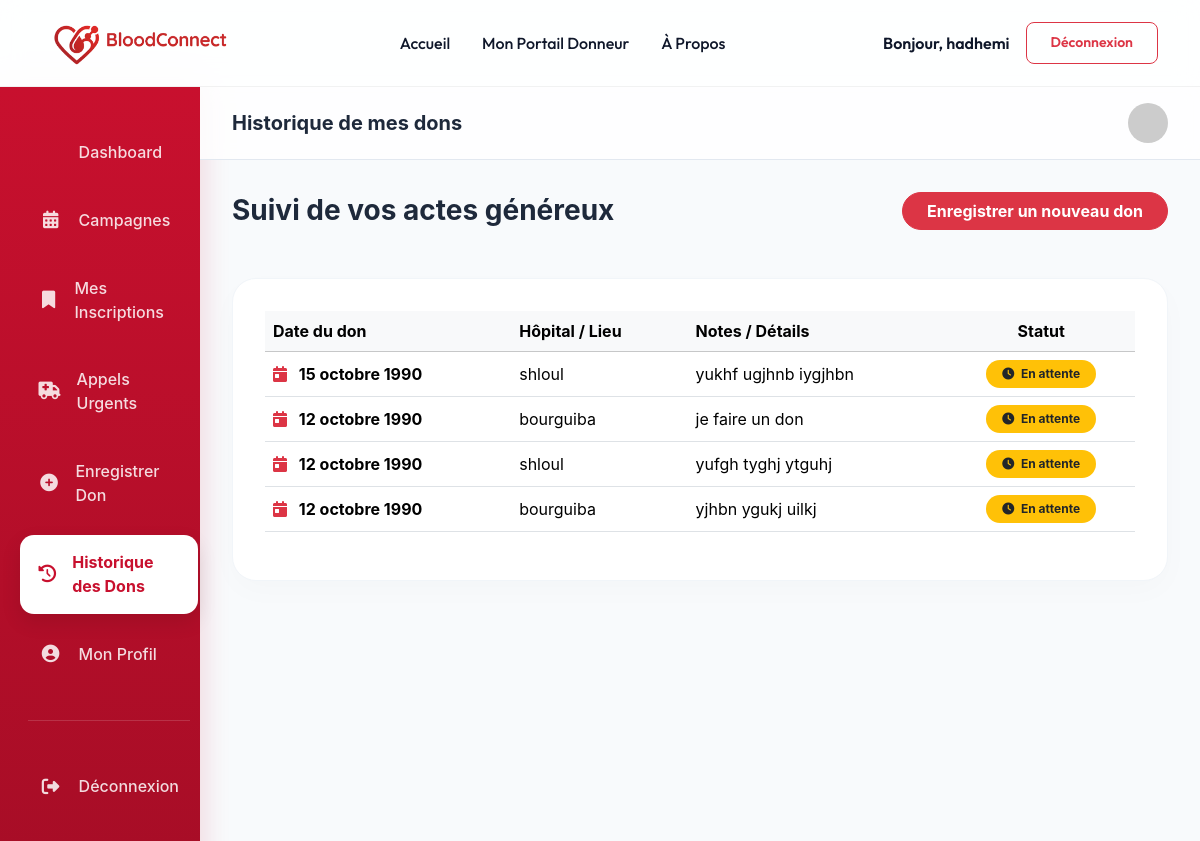
Before: /dons/historique/ (signed in) with the older database file.
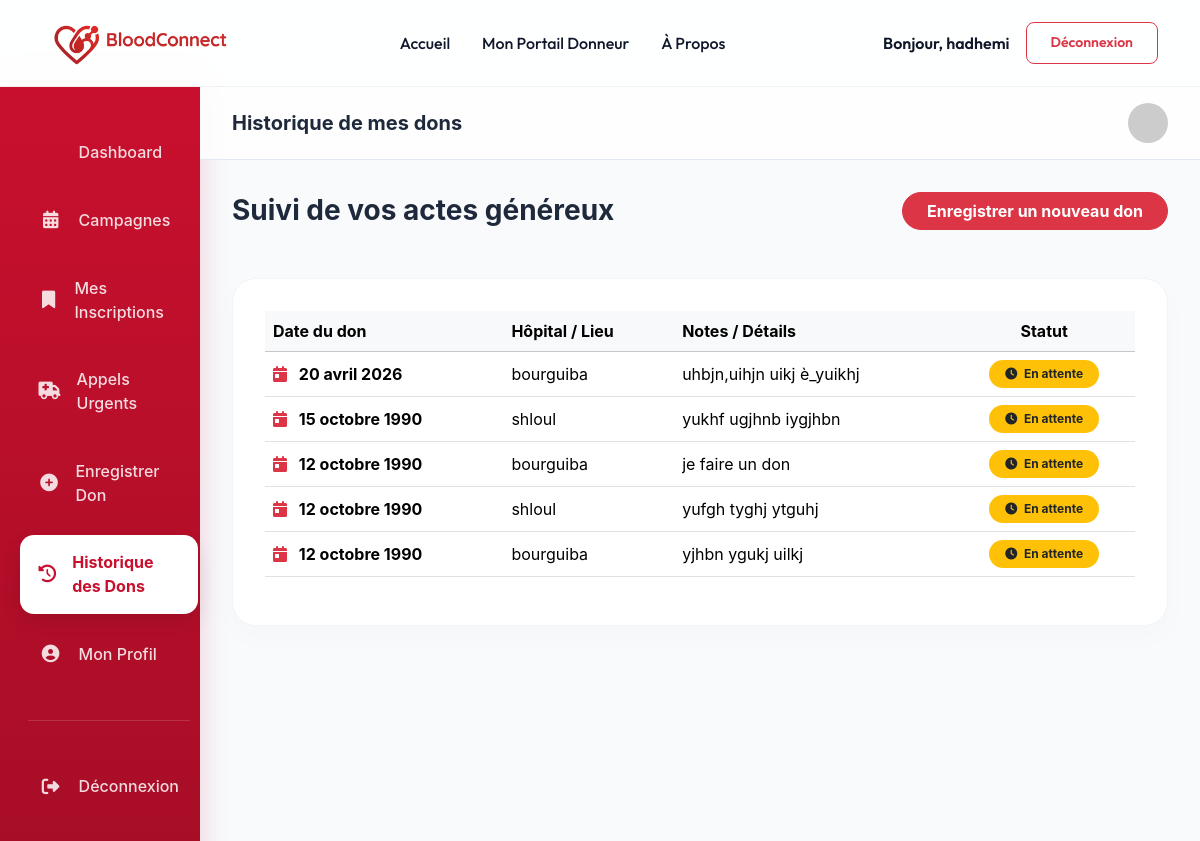
After: the same page with the newer database file.
### dons/models.py (models this page shows, shortened)
class Don(models.Model):
    donneur = models.ForeignKey('comptes.Donneur', on_delete=models.CASCADE, related_name='dons')
    hopital = models.ForeignKey('comptes.Hopital', on_delete=models.CASCADE, related_name='dons_recus')
    date_don = models.DateField()
    notes = models.TextField(blank=True)
    valide = models.BooleanField(default=False)

### comptes/models.py (models this page shows, shortened)
class Hopital(models.Model):
    user = models.OneToOneField(User, on_delete=models.CASCADE)
    nom = models.CharField(max_length=200)
    adresse = models.CharField(max_length=300)
    ville = models.CharField(max_length=100)
    agrement = models.CharField(max_length=50, unique=True)
    valide = models.BooleanField(default=False)

### dons/views.py (the view)
# urls.py: path('historique/', views.historique_dons, name='historique_dons'),
@login_required
@donor_required
def historique_dons(request):
    dons = Don.objects.filter(donneur=request.user.donneur).order_by('-date_don')
    return render(request, 'dons/historique_dons.html', {'dons': dons})

### dons/templates/dons/historique_dons.html (shortened to what this page needs)
{% load static %}
<!DOCTYPE html>
<html lang="fr">
<head>
    <link href="https://cdn.jsdelivr.net/npm/bootstrap@5.3.2/dist/css/bootstrap.min.css" rel="stylesheet">
    <link rel="stylesheet" href="https://cdnjs.cloudflare.com/ajax/libs/font-awesome/6.4.2/css/all.min.css">
</head>
<body>
    {% include 'header.html' %}
    <div class="container-fluid">
        <div class="row">
            <div class="col-lg-2 p-0 d-none d-lg-block">
                {% include 'dons/sidebar_donneur.html' %}
            </div>
            <div class="col-lg-10 p-0">
                <div class="glass-header d-flex justify-content-between align-items-center">
                    <h5 class="fw-bold m-0">Historique de mes dons</h5>
                    <div class="d-flex align-items-center gap-3">
                        <img src="https://ui-avatars.com/api/?name={{ request.user.username }}&background=DC2626&color=fff" class="rounded-circle" width="40" alt="Avatar">
                    </div>
                </div>
                <div class="dashboard-content">
                    <div class="d-flex justify-content-between align-items-center mb-5">
                        <h3 class="fw-bold m-0">Suivi de vos actes généreux</h3>
                        <a href="{% url 'enregistrer_don' %}" class="btn btn-danger rounded-pill px-4 fw-bold">Enregistrer un nouveau don</a>
                    </div>
                    <div class="card-custom">
                        {% if dons %}
                            <div class="table-responsive">
                                <table class="table table-hover align-middle">
                                    <thead class="table-light">
                                        <tr>
                                            <th>Date du don</th>
                                            <th>Hôpital / Lieu</th>
                                            <th>Notes / Détails</th>
                                            <th class="text-center">Statut</th>
                                        </tr>
                                    </thead>
                                    <tbody>
                                        {% for don in dons %}
                                            <tr>
                                                <td class="fw-bold"><i class="fas fa-calendar-day text-danger me-2"></i> {{ don.date_don|date:"d F Y" }}</td>
                                                <td>{{ don.hopital.nom|default:"Non spécifié" }}</td>
                                                <td>{{ don.notes|truncatechars:30|default:"-" }}</td>
                                                <td class="text-center">
                                                    {% if don.valide %}
                                                        <span class="badge bg-success rounded-pill px-3 py-2"><i class="fas fa-check-circle me-1"></i> Validé</span>
                                                    {% else %}
                                                        <span class="badge bg-warning text-dark rounded-pill px-3 py-2"><i class="fas fa-clock me-1"></i> En attente</span>
                                                    {% endif %}
                                                </td>
                                            </tr>
                                        {% endfor %}
                                    </tbody>
                                </table>
                            </div>
                        {% else %}
                            <div class="text-center py-5">
                                <i class="fas fa-history fs-1 text-muted opacity-25 mb-3"></i>
                                <p class="text-muted fs-5">Aucun don enregistré dans votre historique.</p>
                                <a href="{% url 'enregistrer_don' %}" class="btn btn-outline-danger rounded-pill px-4 mt-3">Enregistrer mon premier don</a>
                            </div>
                        {% endif %}
                    </div>
                </div>
            </div>
        </div>
    </div>
</body>
</html>

Changed rows visible on the page:
added Don: date_don "20 avril 2026", hopital.nom "bourguiba", notes "uhbjn,uihjn uikj è_yuikhj", valide False (drawn)
